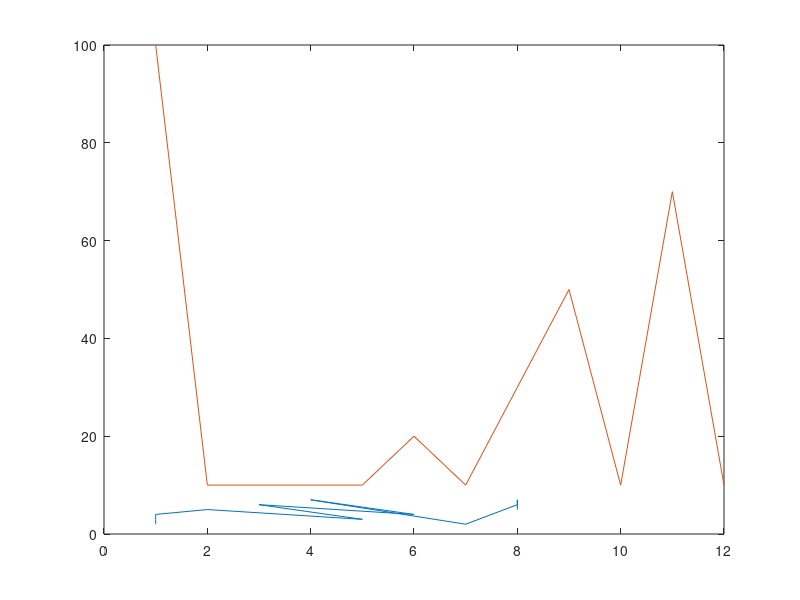

Here is the MATLAB script that generated this plot: (Note: this script raises an error after producing the figure.)
% fileid = fopen('coord.txt','w');
% for i=1:100
%     x = randi([1 100],1,1);
%     y = randi([1 100],1,1);
%    % B = [x,y];
%    % fprintf(fileid,'x','y');
%     plot(x,y,'*');
%     hold on;
% end

% x = [100,200];
% y = [3,3];
% plot(x,y);
clear;
s = [1 1 1 2 5 3 6 4 7 8 8 8];
t = [2 3 4 5 3 6 4 7 2 6 7 5];
weights = [100 10 10 10 10 20 10 30 50 10 70 10];
G = plot(s,t,weights);
p = plot(G,'EdgeLabel',G.Edges.Weight);